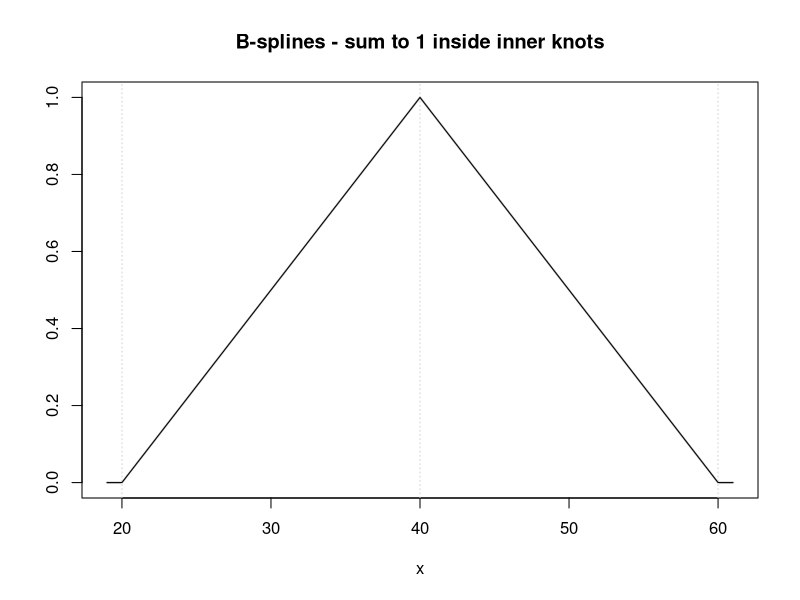

This chart was generated by the following R code:
x = c(73.8, 35.9, 42.3, 54.4, 74.5, 32.1)

knots = c(20, 40, 60)
x <- seq(min(knots)-1, max(knots)+1, length.out = 501)


bb <- splines::splineDesign(knots, x = x, ord=2, outer.ok = TRUE)

plot(range(x), c(0,1), type = "n", xlab = "x", ylab = "",
     main =  "B-splines - sum to 1 inside inner knots")
abline(v = knots, lty = 3, col = "light gray")
lines(x, rowSums(bb), col = "gray", lwd = 2)
matlines(x, bb, ylim = c(0,1), lty = 1)

